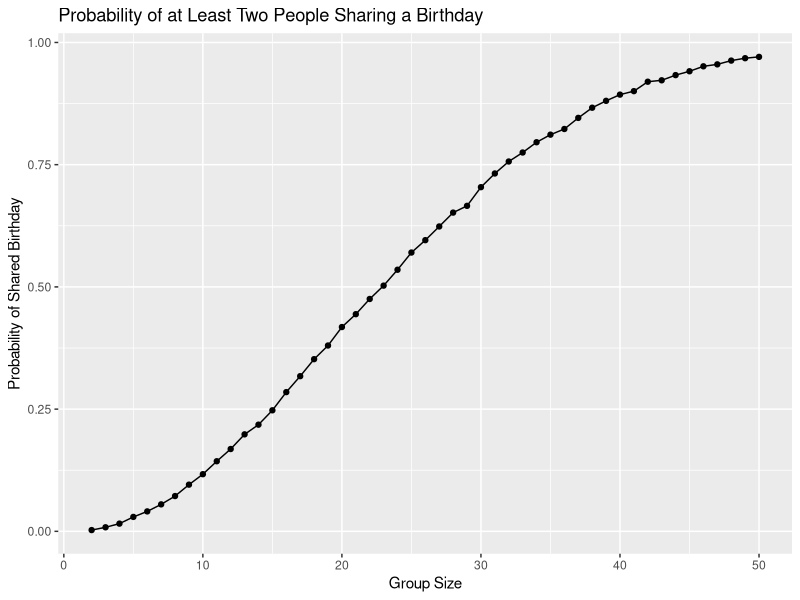

This figure's R source: (Note: this script raises an error after producing the figure.)
## ---- chunk 1
library(tidyverse)
## ---- chunk 2
birthday_simulation = function(n){
  birthday = sample(1:365, size = n, replace = TRUE)
  any(duplicated(birthday))
}
## ---- chunk 3
birthday_result = 
  expand_grid(
    group_size = 2:50,
    iteration = 1:10000
  ) |> 
  mutate(
    duplicate = map_lgl(group_size, birthday_simulation)
  )
## ---- chunk 4
birthday_summary = 
  birthday_result |> 
  group_by(group_size) |> 
  summarize(
    probability = mean(duplicate)
  )

birthday_summary |> 
  ggplot(aes(x = group_size, y = probability)) +
  geom_line() +
  geom_point() +
  labs(
    x = "Group Size",
    y = "Probability of Shared Birthday",
    title = "Probability of at Least Two People Sharing a Birthday"
  )
## ---- chunk 5
longitudinal_df = 
  tibble(
    files = list.files("data/"),
    path = str_c("data/", files)
  ) |> 
  mutate(data = map(path, read_csv)) |> 
  unnest(data)
## ---- chunk 6
tidy_df =
  longitudinal_df |>
  mutate(
    files = str_replace(files, ".csv", ""),
    group = str_sub(files, 1, 3)
  ) |>
  pivot_longer(
    week_1:week_8,
    names_to = "week",
    values_to = "outcome",
    names_prefix = "week_"
  ) |>
  mutate(
    week = as.numeric(week),
    group = case_match(
    group,
    "con" ~ "Control",
    "exp" ~ "Experimental"
  )
  ) |> 
  select(group, subj = files, week, outcome)
## ---- chunk 7
tidy_df |>
  ggplot(aes(x = week, y = outcome, group = subj, color = group)) +
  geom_point() +
  geom_path() +
  facet_grid(~group) +
  labs(
    x = "Week",
    y = "Outcome",
    title = "Participant Outcomes Over Time"
  )
